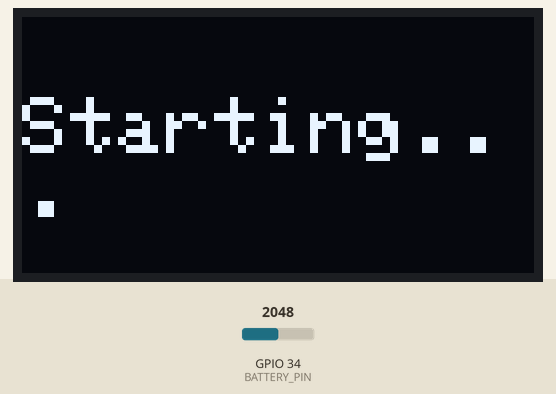
The sketch below on a simulated ESP32. Parts: 128×64 one-colour display. The test bench sets the inputs (shaded band); at power-on: GPIO 34 (BATTERY_PIN) = 2048. A WiFi scan finds three made-up networks.

Above: at 0.1 s.
At 2.6 s:
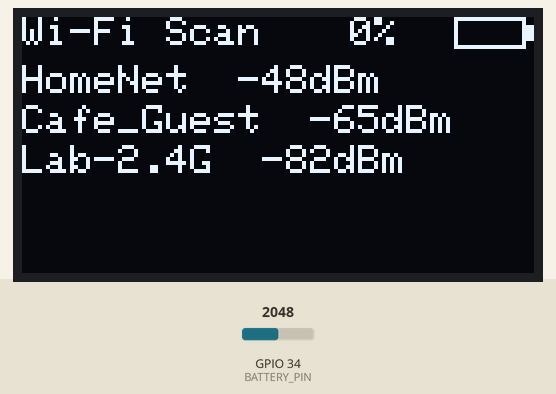

The sketch:

battery.ino
```cpp
#include <WiFi.h>
#include <Adafruit_GFX.h>
#include <Adafruit_SSD1306.h>

#define SCREEN_WIDTH 128
#define SCREEN_HEIGHT 64
#define OLED_RESET -1
Adafruit_SSD1306 display(SCREEN_WIDTH, SCREEN_HEIGHT, &Wire, OLED_RESET);

// Battery ADC pin
#define BATTERY_PIN 34

// -----------------------------
// Battery voltage reading
// -----------------------------
float readBatteryVoltage() {
    int raw = analogRead(BATTERY_PIN);
    float voltage = (raw / 4095.0) * 2.0 * 3.3;
    return voltage;
}

int batteryPercent(float v) {
    if (v >= 4.20) return 100;
    if (v >= 4.00) return 90;
    if (v >= 3.95) return 75;
    if (v >= 3.85) return 60;
    if (v >= 3.80) return 50;
    if (v >= 3.70) return 30;
    if (v >= 3.60) return 15;
    if (v >= 3.50) return 5;
    return 0;
}

void drawBatteryIcon(int percent) {
    int x = 108;
    int y = 0;

    display.drawRect(x, y, 18, 8, WHITE);
    display.fillRect(x + 18, y + 2, 2, 4, WHITE);

    int fill = map(percent, 0, 100, 0, 16);
    display.fillRect(x + 1, y + 1, fill, 6, WHITE);

    display.setCursor(x - 26, y);
    display.print(percent);
    display.print("%");
}

// -----------------------------
// WiFi scanning
// -----------------------------
void scanNetworks() {
    int n = WiFi.scanNetworks();

    // Store and sort networks by RSSI descending
    struct Net {
        String ssid;
        int rssi;
    };
    std::vector<Net> nets;

    for (int i = 0; i < n; i++) {
        nets.push_back({WiFi.SSID(i), WiFi.RSSI(i)});
    }

    std::sort(nets.begin(), nets.end(), [](Net a, Net b) {
        return a.rssi > b.rssi;
    });

    display.clearDisplay();
    display.setTextSize(1);
    display.setTextColor(WHITE);

    // Battery
    float v = readBatteryVoltage();
    int p = batteryPercent(v);
    drawBatteryIcon(p);

    display.setCursor(0, 0);
    display.println("Wi-Fi Scan");

    for (int i = 0; i < nets.size() && i < 5; i++) {
        display.setCursor(0, 12 + (i * 10));
        display.print(nets[i].ssid);
        display.print("  ");
        display.print(nets[i].rssi);
        display.print("dBm");
    }

    display.display();
    WiFi.scanDelete();
}

// -----------------------------
// Setup
// -----------------------------
void setup() {
    Serial.begin(115200);

    if (!display.begin(SSD1306_SWITCHCAPVCC, 0x3C)) {
        Serial.println("OLED failed");
        while (1);
    }

    display.clearDisplay();
    display.setTextSize(2);
    display.setCursor(0, 20);
    display.println("Starting...");
    display.display();

    WiFi.mode(WIFI_STA);
    delay(500);
}

// -----------------------------
// Loop
// -----------------------------
void loop() {
    scanNetworks();
    delay(60000); // 1 minute pause
}
```
